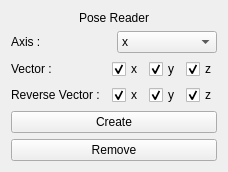
<?xml version="1.0" encoding="UTF-8"?>
<ui version="4.0">
 <class>Form</class>
 <widget class="QWidget" name="Form">
  <property name="geometry">
   <rect>
    <x>0</x>
    <y>0</y>
    <width>228</width>
    <height>168</height>
   </rect>
  </property>
  <property name="windowTitle">
   <string>Form</string>
  </property>
  <layout class="QVBoxLayout" name="verticalLayout">
   <item>
    <widget class="QLabel" name="label_4">
     <property name="text">
      <string>Pose Reader</string>
     </property>
     <property name="alignment">
      <set>Qt::AlignCenter</set>
     </property>
    </widget>
   </item>
   <item>
    <layout class="QHBoxLayout" name="horizontalLayout_3">
     <item>
      <widget class="QLabel" name="label_3">
       <property name="text">
        <string>Axis : </string>
       </property>
      </widget>
     </item>
     <item>
      <widget class="QComboBox" name="AxisCB">
       <item>
        <property name="text">
         <string>x</string>
        </property>
       </item>
       <item>
        <property name="text">
         <string>y</string>
        </property>
       </item>
       <item>
        <property name="text">
         <string>z</string>
        </property>
       </item>
      </widget>
     </item>
    </layout>
   </item>
   <item>
    <layout class="QHBoxLayout" name="horizontalLayout_4">
     <item>
      <widget class="QLabel" name="label">
       <property name="text">
        <string>Vector : </string>
       </property>
      </widget>
     </item>
     <item>
      <layout class="QHBoxLayout" name="horizontalLayout_2">
       <item>
        <widget class="QCheckBox" name="VecXCK">
         <property name="text">
          <string>x</string>
         </property>
         <property name="checked">
          <bool>true</bool>
         </property>
        </widget>
       </item>
       <item>
        <widget class="QCheckBox" name="VecYCK">
         <property name="text">
          <string>y</string>
         </property>
         <property name="checked">
          <bool>true</bool>
         </property>
        </widget>
       </item>
       <item>
        <widget class="QCheckBox" name="VecZCK">
         <property name="text">
          <string>z</string>
         </property>
         <property name="checked">
          <bool>true</bool>
         </property>
        </widget>
       </item>
      </layout>
     </item>
    </layout>
   </item>
   <item>
    <layout class="QHBoxLayout" name="horizontalLayout_5">
     <item>
      <widget class="QLabel" name="label_2">
       <property name="text">
        <string>Reverse Vector : </string>
       </property>
      </widget>
     </item>
     <item>
      <layout class="QHBoxLayout" name="horizontalLayout">
       <item>
        <widget class="QCheckBox" name="RVecXCK">
         <property name="text">
          <string>x</string>
         </property>
         <property name="checked">
          <bool>true</bool>
         </property>
        </widget>
       </item>
       <item>
        <widget class="QCheckBox" name="RVecYCK">
         <property name="text">
          <string>y</string>
         </property>
         <property name="checked">
          <bool>true</bool>
         </property>
        </widget>
       </item>
       <item>
        <widget class="QCheckBox" name="RVecZCK">
         <property name="text">
          <string>z</string>
         </property>
         <property name="checked">
          <bool>true</bool>
         </property>
        </widget>
       </item>
      </layout>
     </item>
    </layout>
   </item>
   <item>
    <widget class="QPushButton" name="createPB">
     <property name="text">
      <string>Create</string>
     </property>
    </widget>
   </item>
   <item>
    <widget class="QPushButton" name="removePB">
     <property name="text">
      <string>Remove</string>
     </property>
    </widget>
   </item>
  </layout>
 </widget>
 <resources/>
 <connections/>
</ui>
